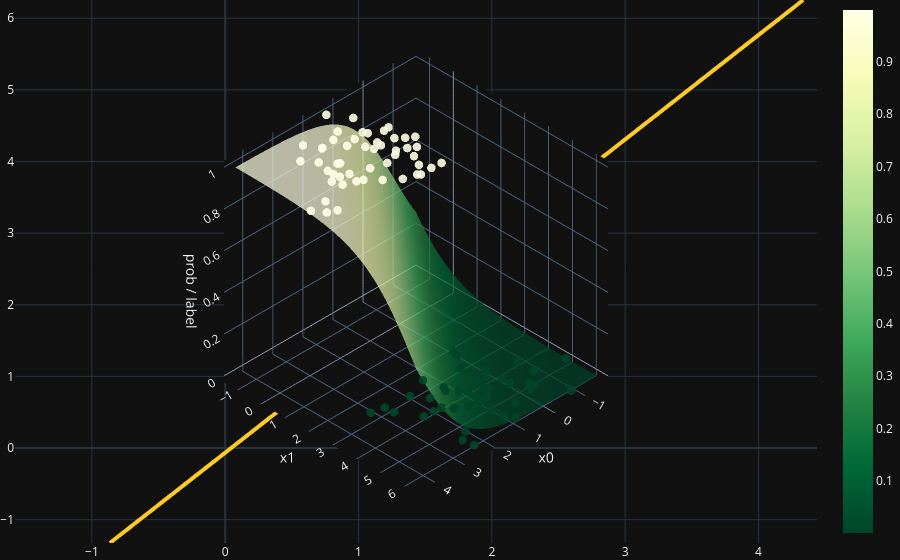

Notebook code for this chart:
### Code cell
import numpy as np
import plotly.graph_objects as go

# Grille sur l'espace des features
X0 = np.linspace(X[:, 0].min(), X[:, 0].max(), 120)
X1 = np.linspace(X[:, 1].min(), X[:, 1].max(), 120)
xx0, xx1 = np.meshgrid(X0, X1)

# Securise la forme de W
w0, w1 = W.flatten()[:2]

# Logit + sigmoide
Z = w0 * xx0 + w1 * xx1 + b
A = 1 / (1 + np.exp(-np.clip(Z, -500, 500)))

fig = go.Figure()

# Surface de probabilite P(y=1|x)
fig.add_trace(go.Surface(
    x=xx0, y=xx1, z=A,
    colorscale="YlGn",
    opacity=0.70,
    reversescale=True,
    showscale=True,
    name="P(y=1|x)"
))

# Frontiere de decision A=0.5
fig.add_trace(go.Contour(
    x=X0, y=X1, z=A,
    contours=dict(start=0.5, end=0.5, size=1, coloring="lines"),
    line=dict(color="red", width=4),
    showscale=False,
    name="Frontiere A=0.5"
))

# Points reels (z = y in {0,1})
fig.add_trace(go.Scatter3d(
    x=X[:, 0].flatten(),
    y=X[:, 1].flatten(),
    z=y.flatten(),
    mode="markers",
    marker=dict(
        size=5,
        color=y.flatten(),
        colorscale="YlGn",
        opacity=0.9,
        reversescale=True
    ),
    name="Data"
))

fig.update_layout(
    template="plotly_dark",
    margin=dict(l=0, r=0, b=0, t=0),
    scene=dict(
        xaxis_title="x0",
        yaxis_title="x1",
        zaxis_title="prob / label",
    )
)

fig.layout.scene.camera.projection.type = "orthographic"
fig.show()
